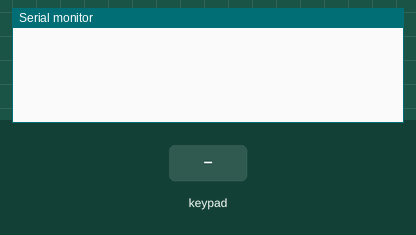
Recording of a sketch running on a simulated Arduino Uno, built with avr-gcc and run on an emulated ATmega328P. On the bench: the last lines printed to the serial monitor. Inputs (shaded band) come from the test bench.

Above: at 1.2 s.
1.3 s: key '1' pressed
At 1.8 s:
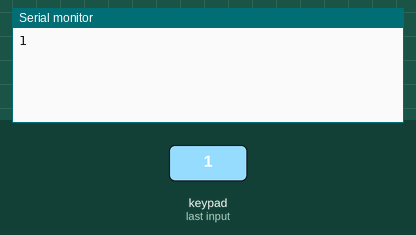
2.8 s: keypad keys 1 2 3 4 B pressed 0.4 s apart
At 5.5 s:
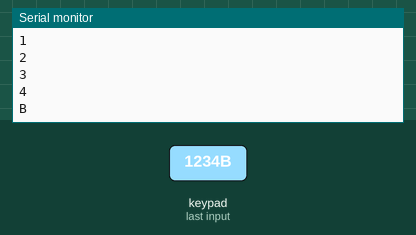
6.3 s: key 'A' pressed
At 6.8 s:
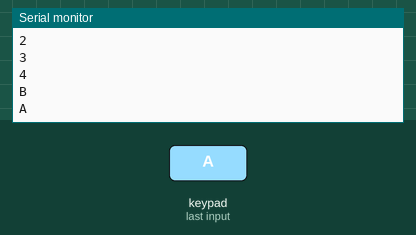
7.8 s: keypad keys 1 2 3 4 B # pressed 0.4 s apart
At 11.0 s:
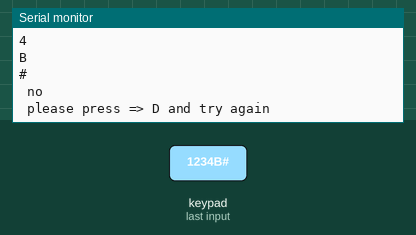
11.7 s: key 'C' pressed
At 12.3 s:
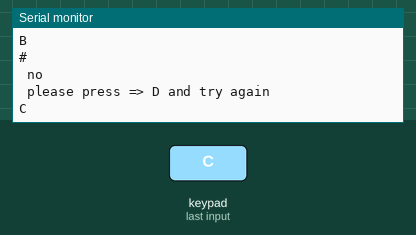
13.2 s: keypad keys 1 2 3 4 B * pressed 0.4 s apart
At 16.2 s:
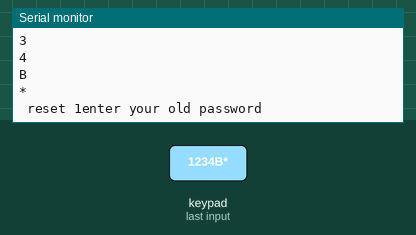
Timing chart, 0 to 17.7 s (numbered marks = the images above; inputs shaded):
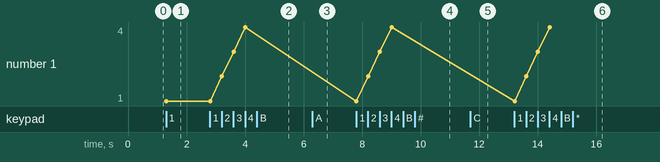

Measured:
- after the input at 1.3 s, the serial monitor: prints a new line at once (image 1)
- after the input at 2.8 s, the serial monitor: prints a new line after 0.41 s (image 2)
- after the input at 6.3 s, the serial monitor: prints a new line at once (image 3)
- after the input at 7.8 s, the serial monitor: prints a new line at once (image 4)
- after the input at 11.7 s, the serial monitor: prints a new line at once (image 5)
- after the input at 13.2 s, the serial monitor: prints a new line at once (image 6)
- plotted number 1: 1 → 4 after the input at 2.8 s

The sketch:

Keypad.ino
```cpp
#include <Keypad.h>

String mainPassword = "1234B";
String enterPassword;
String  newPasword;

bool reset;
bool access;

const byte ROWS = 4; //four rows
const byte COLS = 4; //four columns
//define the cymbols on the buttons of the keypads
char hexaKeys[ROWS][COLS] = {
  {'1', '2', '3', 'A'},
  {'4', '5', '6', 'B'},
  {'7', '8', '9', 'C'},
  {'*', '0', '#', 'D'}
};
byte rowPins[ROWS] = {6, 7, 8, 9}; //connect to the row pinouts of the keypad
byte colPins[COLS] = {10, 11, 12, 13}; //connect to the column pinouts of the keypad

//initialize an instance of class NewKeypad
Keypad customKeypad = Keypad( makeKeymap(hexaKeys), rowPins, colPins, ROWS, COLS);

void setup() {
  Serial.begin(9600);
  reset = 0;
  access = 0;
}

void loop() {

  char ok = '#';

  char key = customKeypad.getKey();


  if (key) {  //1

    Serial.println(key);

    if (key == '1' || key == '2' || key == '3' || key == '4' || key == '5' || key == '6' || key == '7' || key == '8' || key == '9' || key == '0' ||
        key == 'A' || key == 'B' || key == 'C') {

      if (access == 0) {

        enterPassword += key;
      }
      else if ((access == 1) && (reset == 1)) {

        newPasword += key;
        mainPassword = newPasword ;
      }

    }
    //2
    else if (key == ok && reset == 0 && access == 0) {

      if (mainPassword == enterPassword ) {

        Serial.print("\n ok \n");
      }
      else {

        Serial.print("\n no ");
        Serial.print("\n please press => D and try again \n");

      }

    }
    //3
    else if (key == ok && mainPassword == enterPassword  && reset == 1 && access == 0) {

      access = 1;

      Serial.print("\n new password \n ");

    }
    //4
    else if (key == ok && newPasword == mainPassword && access == 1 ) {

      Serial.println(mainPassword);
      Serial.println("Done");
      newPasword = "";
      reset = 0;
      access = 0;

    }
    //5
    else if (key == 'D') {

      Serial.print("\n try again ");

      enterPassword = "";
      loop();

    }
    //6
    else if (key == '*') {

      Serial.print("\n reset ");
      reset = 1;
      Serial.print(reset);
      Serial.print("enter your old password \n");

    }

    else if(key == ok) {

      Serial.print("please press => D ");

    }

  }
}
```
